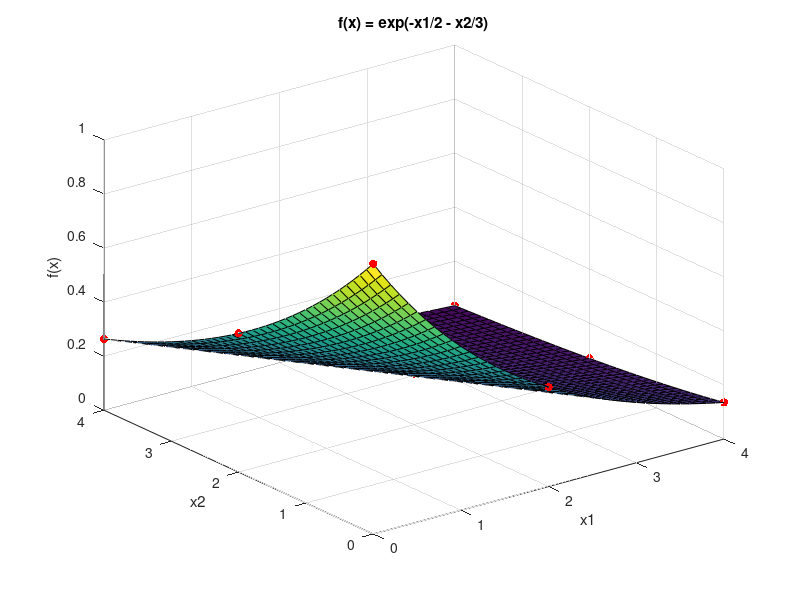
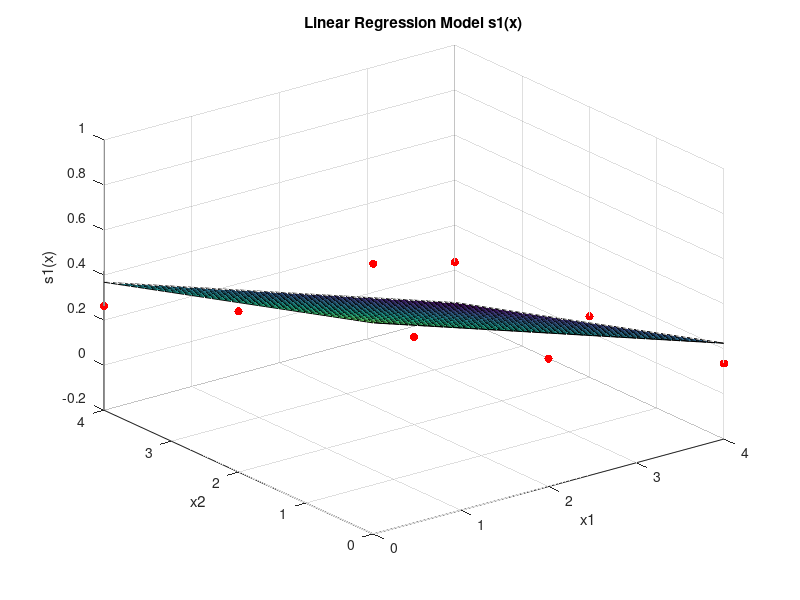
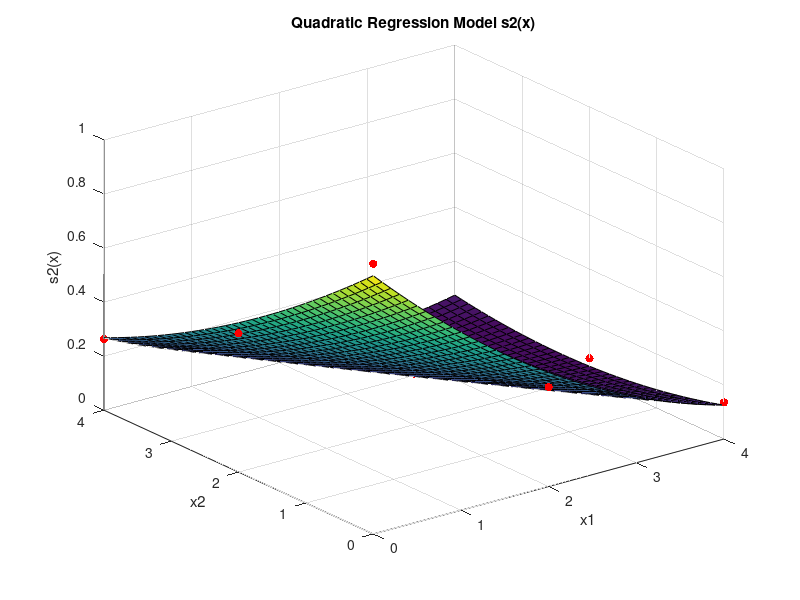

These charts were generated, in order, by the following MATLAB code:
f = @(x1, x2) exp(-x1/2 - x2/3);
points = [0 0; 0 2; 0 4; 2 0; 2 2; 2 4; 4 0; 4 2; 4 4];
f_values = arrayfun(@(i) f(points(i,1), points(i,2)), 1:size(points,1))';

X1 = [ones(size(points,1),1), points];
lambda_s1 = (X1' * X1) \ (X1' * f_values);

X2 = [ones(size(points,1),1), points, points(:,1).*points(:,2), points(:,1).^2, points(:,2).^2];
lambda_s2 = (X2' * X2) \ (X2' * f_values);

[X, Y] = meshgrid(0:0.1:4, 0:0.1:4);
f_grid = exp(-X/2 - Y/3);
s1_grid = lambda_s1(1) + lambda_s1(2)*X + lambda_s1(3)*Y;
s2_grid = lambda_s2(1) + lambda_s2(2)*X + lambda_s2(3)*Y + lambda_s2(4)*X.*Y + lambda_s2(5)*X.^2 + lambda_s2(6)*Y.^2;

figure;
surf(X, Y, f_grid);
title('f(x) = exp(-x1/2 - x2/3)');
xlabel('x1');
ylabel('x2');
zlabel('f(x)');
hold on;
scatter3(points(:,1), points(:,2), f_values, 'r', 'filled');

figure;
surf(X, Y, s1_grid);
title('Linear Regression Model s1(x)');
xlabel('x1');
ylabel('x2');
zlabel('s1(x)');
hold on;
scatter3(points(:,1), points(:,2), f_values, 'r', 'filled');

figure;
surf(X, Y, s2_grid);
title('Quadratic Regression Model s2(x)');
xlabel('x1');
ylabel('x2');
zlabel('s2(x)');
hold on;
scatter3(points(:,1), points(:,2), f_values, 'r', 'filled');

error_s1 = norm(f_values - X1*lambda_s1)^2;
error_s2 = norm(f_values - X2*lambda_s2)^2;

disp(['Least squares error for s1: ', num2str(error_s1)]);
disp(['Least squares error for s2: ', num2str(error_s2)]);
